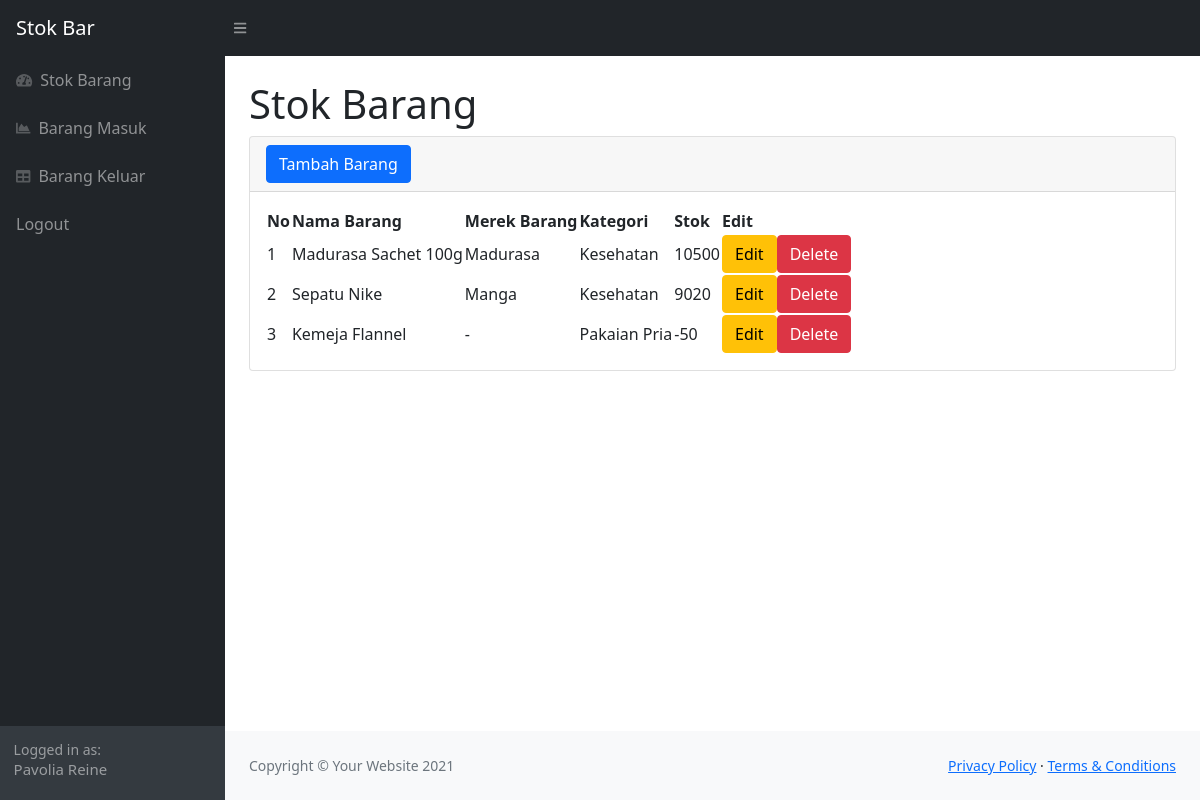
/index2.php (signed in), run on the app's committed database.
### tables this page shows
CREATE TABLE `stok` (
  `idbarang` int(11) NOT NULL,
  `nama_barang` varchar(255) NOT NULL,
  `deskripsi` varchar(30) NOT NULL,
  `stock` int(11) NOT NULL,
  `merek_barang` varchar(255) NOT NULL
);

### index2.php (the view, shortened to what this page needs)
<?php
require 'function.php';
$id = $_SESSION["iduser"];
?>
<!DOCTYPE html>
<html lang="en">
<head>
    <link href="https://cdn.jsdelivr.net/npm/simple-datatables@latest/dist/style.css" rel="stylesheet" />
    <link href="css/styles.css" rel="stylesheet" />
</head>
<body class="sb-nav-fixed">
    <nav class="sb-topnav navbar navbar-expand navbar-dark bg-dark">
        <a class="navbar-brand ps-3" href="index.php">Stok Bar </a>
        <button class="btn btn-link btn-sm order-1 order-lg-0 me-4 me-lg-0" id="sidebarToggle" href="#!"><i class="fas fa-bars"></i></button>
    </nav>
    <div id="layoutSidenav">
        <div id="layoutSidenav_nav">
            <nav class="sb-sidenav accordion sb-sidenav-dark" id="sidenavAccordion">
                <div class="sb-sidenav-menu">
                    <div class="nav">
                        <a class="nav-link" href="index.php">
                            <div class="sb-nav-link-icon"><i class="fas fa-tachometer-alt"></i></div>
                            Stok Barang
                        </a>
                        <a class="nav-link" href="masuk.php">
                            <div class="sb-nav-link-icon"><i class="fas fa-chart-area"></i></div>
                            Barang Masuk
                        </a>
                        <a class="nav-link" href="keluar.php">
                            <div class="sb-nav-link-icon"><i class="fas fa-table"></i></div>
                            Barang Keluar
                        </a>
                        <a class="nav-link" href="logout.php">
                            Logout
                        </a>
                    </div>
                </div>
                <div class="sb-sidenav-footer">
                    <div class="small">Logged in as:</div>
                    <?php
                    $ambilnamauser = mysqli_query($conn, "SELECT * FROM login WHERE iduser = $id");
                    while ($data = mysqli_fetch_array($ambilnamauser)) {
                        $nama_user = $data['nama_user'];
                    }
                    ?>
                    <h6 style="font-size: 15px"><?= $nama_user; ?></h6>
                </div>
            </nav>
        </div>
        <div id="layoutSidenav_content">
            <main>
                <div class="container-fluid px-4">
                    <h1 class="mt-4">Stok Barang</h1>
                    <div class="card mb-4">
                        <div class="card-header">
                            <button type="button" class="btn btn-primary" data-bs-toggle="modal" data-bs-target="#staticBackdrop">
                                Tambah Barang
                            </button>
                        </div>
                        <div class="card-body">
                            <table id="datatablesSimple">
                                <thead>
                                    <tr>
                                        <th>No</th>
                                        <th>Nama Barang</th>
                                        <th>Merek Barang</th>
                                        <th>Kategori</th>
                                        <th>Stok</th>
                                        <th>Edit</th>
                                    </tr>
                                </thead>
                                <tbody>
                                    <?php
                                    $ambilsemuadatastok = mysqli_query($conn, "SELECT * FROM stok");
                                    $i = 1;
                                    while ($data = mysqli_fetch_array($ambilsemuadatastok)) {
                                        $nama_barang = $data['nama_barang'];
                                        $deskripsi = $data['deskripsi'];
                                        $merek_barang = $data['merek_barang'];
                                        $stock = $data['stock'];
                                        $idb = $data['idbarang'];
                                        echo '<tr>';
                                        echo '<td>' . $i++ . '</td>';
                                        echo '<td>' . $nama_barang . '</td>';
                                        echo '<td>' . $merek_barang . '</td>';
                                        echo '<td>' . $deskripsi . '</td>';
                                        echo '<td>' . $stock . '</td>';
                                        echo '<td>';
                                        echo '<button type="button" class="btn btn-warning" data-bs-toggle="modal" data-bs-target="#edit' . $idb . '">
                                                    Edit';
                                        echo '</button>';
                                        echo '<button type="button" class="btn btn-danger" data-bs-toggle="modal" data-bs-target="#delete' . $idb . '">
                                                    Delete';
                                        echo '</button>';
                                        echo '</td>';
                                        echo '</tr>';
                                    };
                                    ?>
                                </tbody>
                            </table>
                        </div>
                    </div>
                </div>
            </main>
            <footer class="py-4 bg-light mt-auto">
                <div class="container-fluid px-4">
                    <div class="d-flex align-items-center justify-content-between small">
                        <div class="text-muted">Copyright &copy; Your Website 2021</div>
                        <div>
                            <a href="#">Privacy Policy</a>
                            &middot;
                            <a href="#">Terms &amp; Conditions</a>
                        </div>
                    </div>
                </div>
            </footer>
        </div>
    </div>
</body>
<button type="button" class="btn btn-primary" data-bs-toggle="modal" data-bs-target="#staticBackdrop">
</button>
</html>

### data on the page
stok: nama_barang "Madurasa Sachet 100g", merek_barang "Madurasa", deskripsi "Kesehatan", stock "10500"
stok: nama_barang "Sepatu Nike", merek_barang "Manga", deskripsi "Kesehatan", stock "9020"
stok: nama_barang "Kemeja Flannel", merek_barang "-", deskripsi "Pakaian Pria", stock "-50"

### other printed values
$nama_user "Pavolia Reine"
